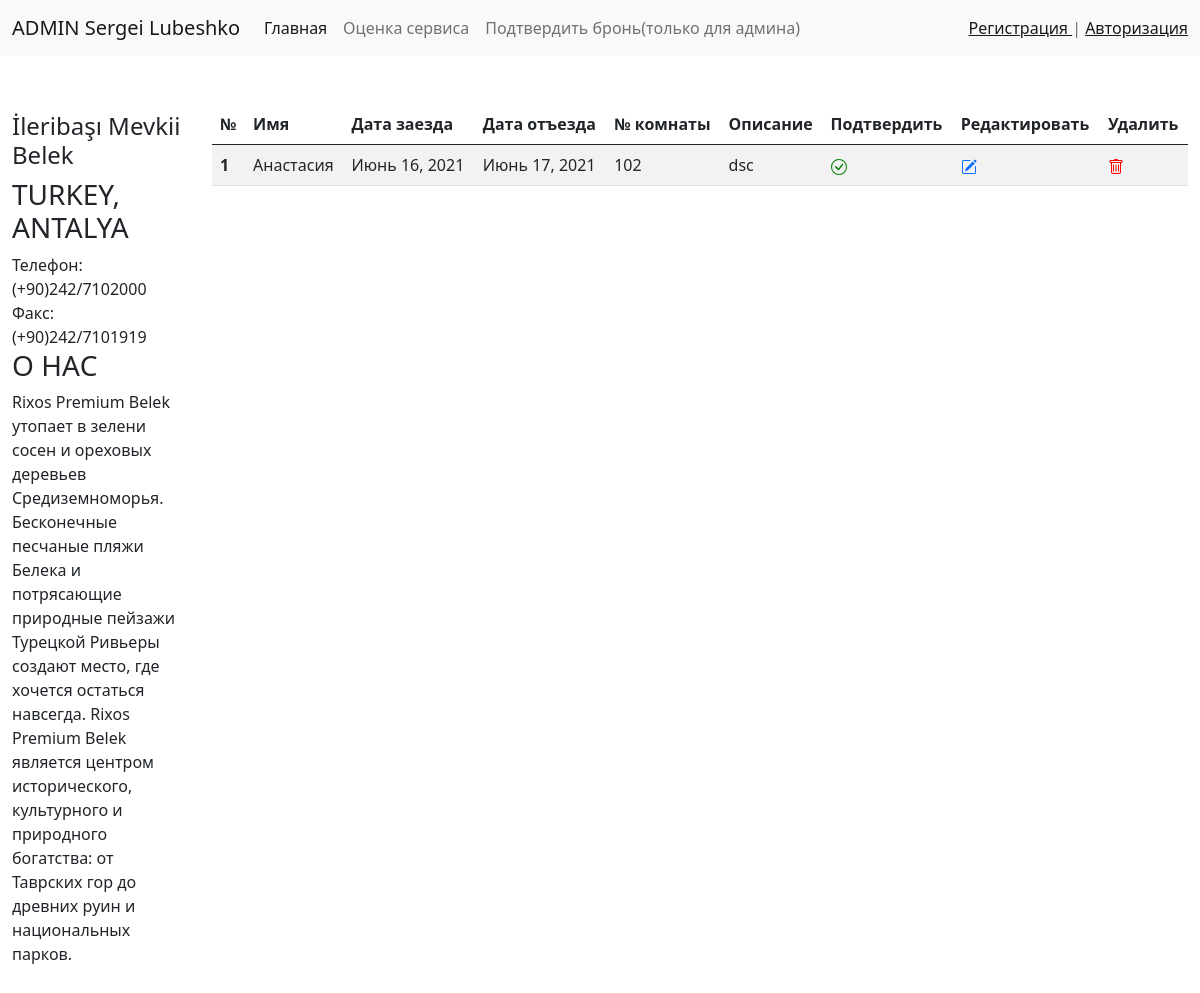
/room/admin, run on an earlier commit of the app's database.
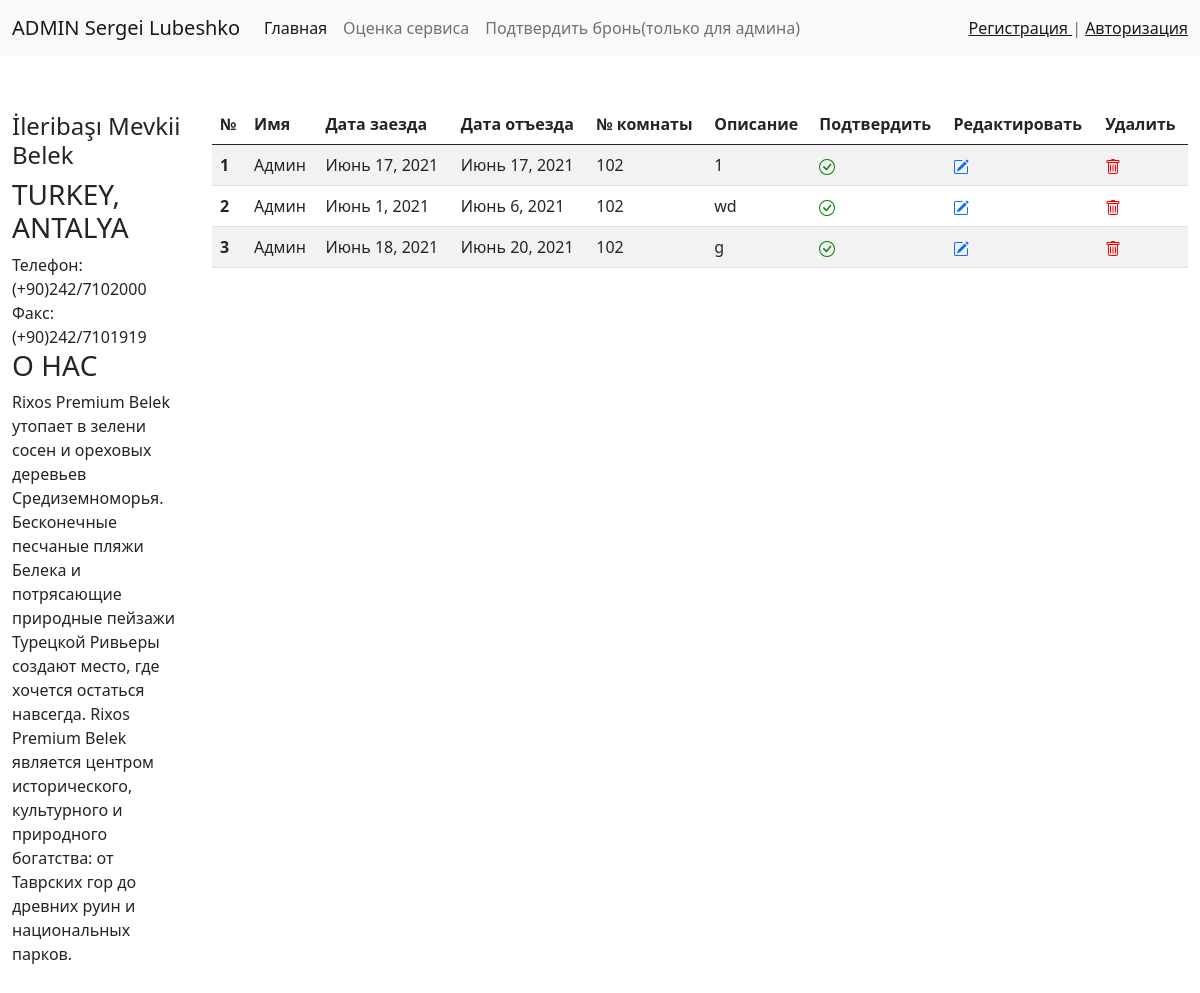
And on a later commit of the database.
### hotel/models.py (models this page shows, shortened)
class BokkingRoom(models.Model):
    date_arrival = models.DateField(verbose_name='Дата заезда')
    date_departure = models.DateField(verbose_name='Дата отъезда')
    date_order = models.DateField(auto_now_add=True, verbose_name="Дата заказа")
    desc = models.CharField(max_length=124, verbose_name='Описание')
    users = models.ForeignKey(CustomUser, related_name='booking_user', on_delete=models.CASCADE)
    rooms = models.ForeignKey(Room, related_name='booking_room', on_delete=models.CASCADE)
    booking = models.BooleanField(default=False, verbose_name="Подтверждение брони")

class Room(models.Model):
    photo = models.ImageField(verbose_name='Фото', upload_to='photos/%Y/%m/%d', blank=True)
    title = models.CharField(max_length=60, verbose_name='Название номера')
    desc = models.TextField(verbose_name='Описание номера', max_length=500, blank=True)
    size = models.PositiveSmallIntegerField(verbose_name='Площадь номера')
    smoke = models.BooleanField(default=True, verbose_name='Не курят')
    price = models.PositiveSmallIntegerField(verbose_name='Цена за сутки', default=30)
    num_people = models.IntegerField(
        default=1,
        validators=[
            MinValueValidator(1),
            MaxValueValidator(10)
        ],
        verbose_name='Кол-во спальных мест'
    )
    facilities = models.ManyToManyField("Facilities")
    number_room = models.CharField(max_length=3, verbose_name='№ комнаты', blank=True)

### users/models.py (models this page shows)
class CustomUser(AbstractUser):
    pass

### hotel/views.py (the view)
# urls.py: path('room/admin', showbooking, name = 'showbooking'),
def showbooking(request):
    con = BokkingRoom.objects.filter(booking=False)
    return render(request, template_name='hotel/adminbooking.html', context={'showbooking': con})

### hotel/templates/hotel/adminbooking.html (shortened to what this page needs)
{% extends 'base.html' %}
{% block content %}
    <table class="table table-striped">
        <thead>
        <tr>
            <th scope="col">№</th>
            <th scope="col">Имя</th>
            <th scope="col">Дата заезда</th>
            <th scope="col">Дата отъезда</th>
            <th scope="col">№ комнаты</th>
            <th scope="col">Описание</th>
            <th scope="col">Подтвердить</th>
            <th scope="col">Редактировать</th>
            <th scope="col">Удалить</th>
        </tr>
        </thead>
        <tbody>
        {% for item in showbooking %}
            <tr>
                <th scope="row">{{ forloop.counter }}</th>
                <td>{{ item.users.first_name }}</td>
                <td>{{ item.date_arrival }}</td>
                <td>{{ item.date_departure }}</td>
                <td>{{ item.rooms.number_room }}</td>
                <td>{{ item.desc }}</td>
                <td><a href="{% url 'ok' reservation_id=item.pk%}">
                </a>
                </td>
                <td><a href="{% url 'update' book_id=item.pk %}">
                </a>
                </td>
                <td>
                    <a href="{% url 'delete' reservation_id=item.pk %}">
                    </a>
                </td>
            </tr>
        {% endfor %}
        </tbody>
    </table>
{% endblock %}

### templates/base.html (shortened to what this page needs)
<!DOCTYPE html>
<html lang="en">
<head>
    <link href="https://cdn.jsdelivr.net/npm/bootstrap@5.0.1/dist/css/bootstrap.min.css" rel="stylesheet"
>
</head>
<body>
{% include 'inc/_inc.html' %}
<div class="container-fluid my-5">
    <div class="row">
        <div class="col-md-2 col-sm-12">
            {% block sidebar %}
                <h4>İleribaşı Mevkii Belek</h4>
                <h3>TURKEY, ANTALYA</h3>
                <div>Телефон: (+90)242/7102000</div>
                <div>Факс: (+90)242/7101919</div>
                <h3>О НАС</h3>
                {% block nav %}
                <p>Rixos Premium Belek утопает в зелени сосен и ореховых деревьев Средиземноморья. Бесконечные песчаные
                    пляжи Белека и потрясающие природные пейзажи Турецкой Ривьеры создают место, где хочется остаться
                    навсегда. Rixos Premium Belek является центром исторического, культурного и природного богатства: от
                    Таврских гор до древних руин и национальных парков.</p>{% endblock %}
            {% endblock %}
        </div>
        <div class="col-md-10 col-sm-12">
            {% block content %}{% endblock %}
        </div>
    </div>
</div>
</body>
</html>

### templates/inc/_inc.html (shortened to what this page needs)
<nav class="navbar navbar-expand-lg navbar-light bg-light">
    <div class="container-fluid">
        <a class="navbar-brand" href="http://127.0.0.1:8000/admin">ADMIN Sergei Lubeshko</a>
        <div class="collapse navbar-collapse" id="navbarText">
            <ul class="navbar-nav me-auto mb-2 mb-lg-0">
                <li class="nav-item">
                    <a class="nav-link active" aria-current="page" href={% url 'home' %}>Главная</a>
                </li>
                <li class="nav-item">
                    <a class="nav-link"href={% url 'service' %}>Оценка сервиса</a>
                </li>
                <li class="nav-item">
                    <a class="nav-link" href="{% url 'showbooking' %}">Подтвердить бронь(только для админа)</a>
                </li>
            </ul>
            <span class="navbar-text">
                {% if request.user.is_authenticated %}
                    Здравствуйте! {{ user.username }} | <a href="{% url 'logout' %}">Выход</a>
                {% else %}
                    <a href={% url "register" %}>Регистрация </a> | <a href={% url "login" %}>Авторизация</a>
                {% endif %}
      </span>
        </div>
    </div>
</nav>

What changed in the data, as far as the page shows it:
removed BokkingRoom: users.first_name "Анастасия", date_arrival "Июнь 16, 2021", date_departure "Июнь 17, 2021", rooms.number_room "102", desc "dsc"
added BokkingRoom: users.first_name "Админ", date_arrival "Июнь 17, 2021", date_departure "Июнь 17, 2021", rooms.number_room "102", desc "1"
added BokkingRoom: users.first_name "Админ", date_arrival "Июнь 1, 2021", date_departure "Июнь 6, 2021", rooms.number_room "102", desc "wd"
added BokkingRoom: users.first_name "Админ", date_arrival "Июнь 18, 2021", date_departure "Июнь 20, 2021", rooms.number_room "102", desc "g"
